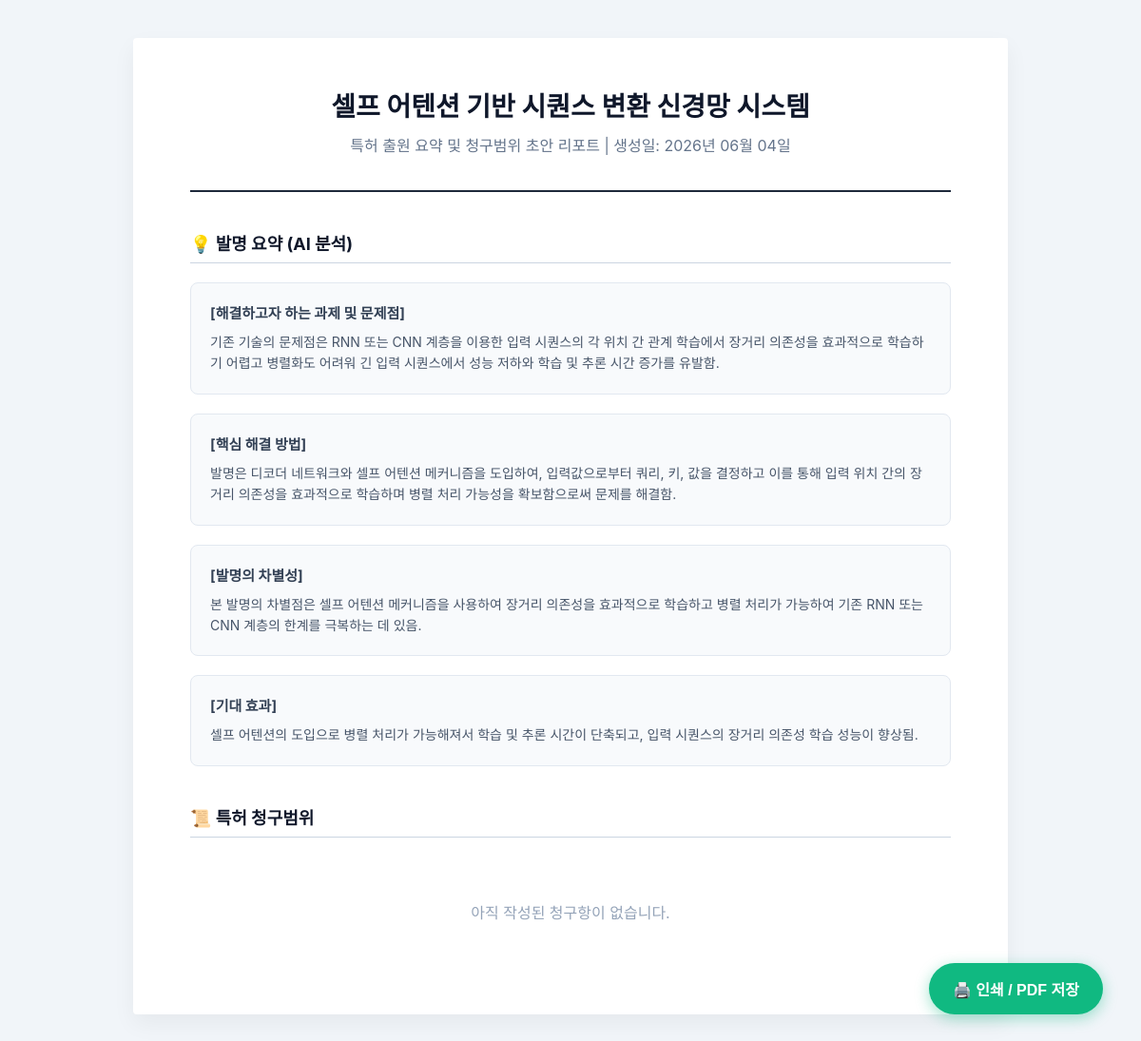
The page /workspace/workstation/41/report/ (signed in) on the database as committed earlier.
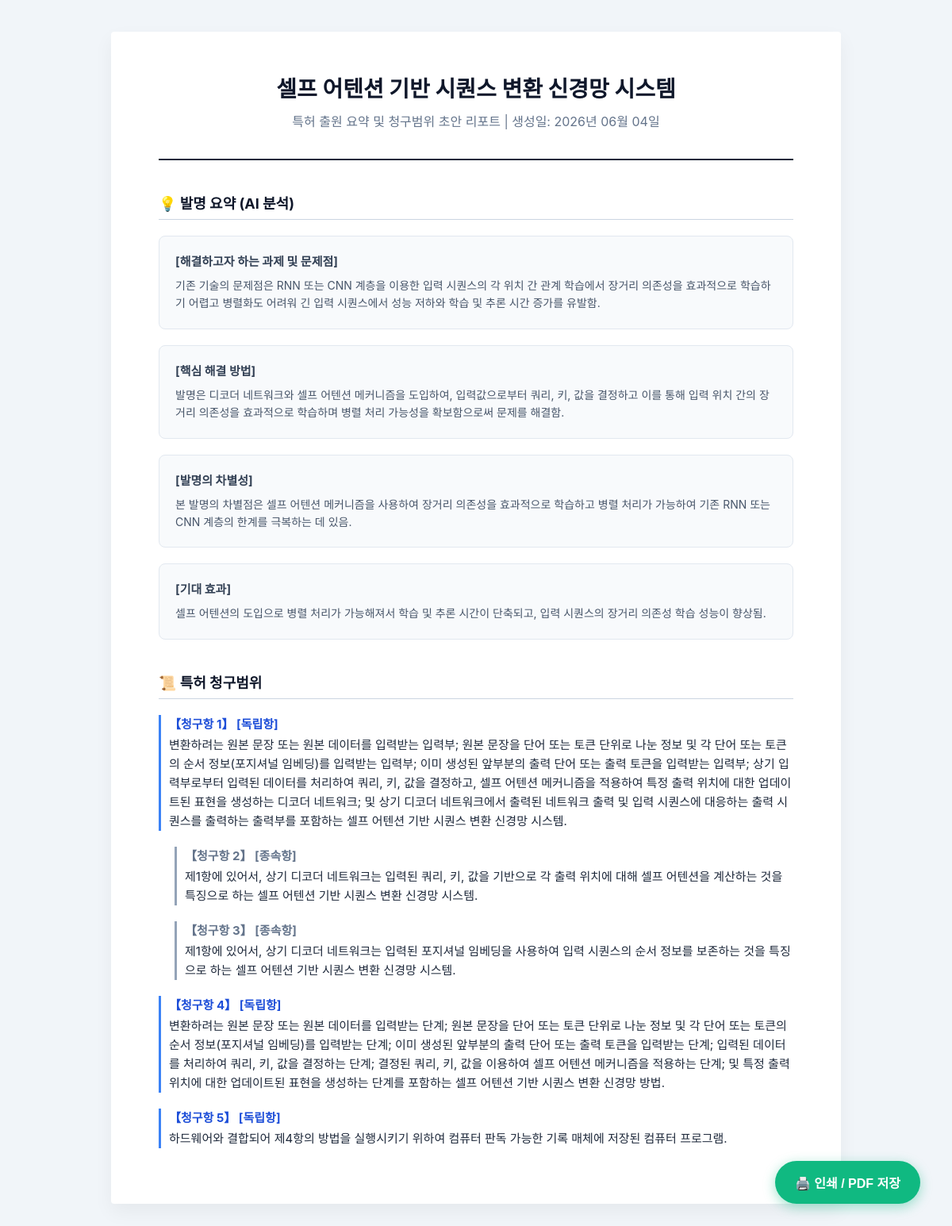
The same page on the database as committed later.
### workspace/models.py (models this page shows, shortened)
class PatentProject(models.Model):
    STATUS_CHOICES = (
        ('draft', '초안 작성중'),
        ('agent_processing', 'AI 처리중'),
        ('review', '변리사 검토중'),
        ('done', '완료'),
    )
    title = models.CharField(max_length=200, verbose_name="프로젝트명")
    owner = models.ForeignKey(User, on_delete=models.CASCADE, related_name='projects')
    status = models.CharField(max_length=20, choices=STATUS_CHOICES, default='draft')
    original_data_hash = models.CharField(max_length=64, blank=True, null=True) # 원본 데이터의 해시값을 저장하는 필드 (중복 방지 및 변경 감지용)
    created_at = models.DateTimeField(auto_now_add=True)
    updated_at = models.DateTimeField(auto_now=True)

class ConsultationState(models.Model):
    project = models.OneToOneField(PatentProject, on_delete=models.CASCADE, related_name='consultation_state')
    phase = models.IntegerField(default=1)
    collecting_steps = models.BooleanField(default=False)
    ext_problem = models.TextField(blank=True, null=True)
    ext_solution = models.TextField(blank=True, null=True)
    ext_differentiation = models.TextField(blank=True, null=True)
    ext_effect = models.TextField(blank=True, null=True)

class PatentClaim(models.Model):
    project = models.ForeignKey(PatentProject, on_delete=models.CASCADE, related_name='claims')
    claim_no = models.IntegerField(verbose_name="청구항 번호")
    is_dependent = models.BooleanField(default=False, verbose_name="종속항 여부")
    cited_claim_no = models.JSONField(default=list, blank=True, verbose_name="인용항 번호 목록")
    category = models.CharField(max_length=50, verbose_name="카테고리(방법/시스템 등)")
    content = models.TextField(verbose_name="청구항 내용")
    created_at = models.DateTimeField(auto_now_add=True)
    class Meta:
        ordering = ['claim_no']

### workspace/views.py (the view)
# urls.py: path('workstation/<int:project_id>/report/', views.patent_report_view, name='patent_report'),
@login_required(login_url='/accounts/login/')
def patent_report_view(request, project_id):
    project = get_object_or_404(PatentProject, id=project_id, owner=request.user)
    state = get_object_or_404(ConsultationState, project=project)
    invention_input = getattr(project, 'inventioninput', None)
    claims = project.claims.all().order_by('claim_no')
    consultation_state = getattr(project, 'consultationstate', None)
    context = {
        'project': project,
        'state': state,
        'invention_input': invention_input,
        'consultation_state': consultation_state,
        'claims': claims
    }
    return render(request, 'workspace/report.html', context)

### workspace/templates/workspace/report.html (shortened to what this page needs)
<!DOCTYPE html>
<html lang="ko">
<head>
</head>
<body>
    <button class="print-btn" onclick="window.print()">🖨️ 인쇄 / PDF 저장</button>
    <div class="report-container">
        <div class="header">
            <h1>{{ project.title }}</h1>
            <p>특허 출원 요약 및 청구범위 초안 리포트 | 생성일: {% now "Y년 m월 d일" %}</p>
        </div>
        <div class="section-title">💡 발명 요약 (AI 분석)</div>
        <div class="content-box">
            <h4>[해결하고자 하는 과제 및 문제점]</h4>
            <p>{{ state.ext_problem|default:"내용이 없습니다." }}</p>
        </div>
        <div class="content-box">
            <h4>[핵심 해결 방법]</h4>
            <p>{{ state.ext_solution|default:"내용이 없습니다." }}</p>
        </div>
        <div class="content-box">
            <h4>[발명의 차별성]</h4>
            <p>{{ state.ext_differentiation|default:"내용이 없습니다." }}</p>
        </div>
        <div class="content-box">
            <h4>[기대 효과]</h4>
            <p>{{ state.ext_effect|default:"내용이 없습니다." }}</p>
        </div>
        <div class="section-title">📜 특허 청구범위</div>
        {% if claims %}
            {% for c in claims %}
            <div class="claim-item {% if c.is_dependent %}dependent{% endif %}">
                <h4 style="margin: 0 0 5px 0; font-size: 15px; color: {% if c.is_dependent %}#64748b{% else %}#1d4ed8{% endif %};">
                    【청구항 {{ c.claim_no }}】 {% if c.is_dependent %}[종속항]{% else %}[독립항]{% endif %}
                </h4>
                <p style="margin: 0; line-height: 1.6; font-size: 15px;">{{ c.content }}</p>
            </div>
            {% endfor %}
        {% else %}
            <div style="text-align: center; color: #94a3b8; padding: 30px;">
                <p>아직 작성된 청구항이 없습니다.</p>
            </div>
        {% endif %}
    </div>
</body>
</html>

### workspace/templates/workspace/report.html (style rules this page uses)
body { background-color: #f1f5f9; color: #1e293b; font-family: 'Pretendard', -apple-system, BlinkMacSystemFont, "Segoe UI", Roboto, sans-serif; margin: 0; padding: 40px 20px; }
.report-container { max-width: 800px; margin: 0 auto; background: white; padding: 50px 60px; box-shadow: 0 10px 25px rgba(0,0,0,0.05); border-radius: 4px; }
.header { text-align: center; border-bottom: 2px solid #1e293b; padding-bottom: 20px; margin-bottom: 40px; }
.header h1 { margin: 0; font-size: 28px; color: #0f172a; }
.header p { color: #64748b; margin-top: 10px; }
.section-title { font-size: 18px; font-weight: bold; color: #0f172a; border-bottom: 1px solid #cbd5e1; padding-bottom: 8px; margin-top: 40px; margin-bottom: 20px; display: flex; align-items: center; gap: 8px; }
.content-box { background: #f8fafc; border: 1px solid #e2e8f0; padding: 20px; border-radius: 8px; margin-bottom: 20px; }
.content-box h4 { margin: 0 0 10px 0; color: #334155; font-size: 15px; }
.content-box p { margin: 0; line-height: 1.6; font-size: 14px; color: #475569; white-space: pre-wrap; }
.claim-item { margin-bottom: 20px; padding-left: 10px; border-left: 3px solid #3b82f6; }
.claim-item.dependent { border-left-color: #94a3b8; margin-left: 20px; }
.print-btn { position: fixed; bottom: 40px; right: 40px; background: #10b981; color: white; border: none; padding: 15px 25px; border-radius: 50px; font-size: 16px; font-weight: bold; cursor: pointer; box-shadow: 0 4px 15px rgba(16, 185, 129, 0.4); transition: 0.2s; }

Rows that differ between the two databases and show on the page:
added PatentClaim: claim_no "1", is_dependent "[독립항]", content "변환하려는 원본 문장 또는 원본 데이터를 입력받는 입력부; 원본 문장을 단어 또는 토큰 단위로 나눈 정보 및 각 단어 또는 토큰의 순서 정보(포지셔널 임베딩)를 입력받는 입력부; 이미 생성된 앞부분의 출력 단어 또는 출력 토큰을 입력받는 입력부; 상기 입력부로부터 입력된 데이터를 처리하여 쿼리, 키, 값을 결정하고, 셀프 어텐션 메커니즘을 적용하여 특정 출력 위치에 대한 업데이트된 표현을 생성하는 디코더 네트워크; 및 상기 디코더 네트워크에서 출력된 네트워크 출력 및 입력 시퀀스에 대응하는 출력 시퀀스를 출력하는 출력부를 포함하는 셀프 어텐션 기반 시퀀스 변환 신경망 시스템."
added PatentClaim: claim_no "2", is_dependent "[종속항]", content "제1항에 있어서, 상기 디코더 네트워크는 입력된 쿼리, 키, 값을 기반으로 각 출력 위치에 대해 셀프 어텐션을 계산하는 것을 특징으로 하는 셀프 어텐션 기반 시퀀스 변환 신경망 시스템."
added PatentClaim: claim_no "3", is_dependent "[종속항]", content "제1항에 있어서, 상기 디코더 네트워크는 입력된 포지셔널 임베딩을 사용하여 입력 시퀀스의 순서 정보를 보존하는 것을 특징으로 하는 셀프 어텐션 기반 시퀀스 변환 신경망 시스템."
added PatentClaim: claim_no "4", is_dependent "[독립항]", content "변환하려는 원본 문장 또는 원본 데이터를 입력받는 단계; 원본 문장을 단어 또는 토큰 단위로 나눈 정보 및 각 단어 또는 토큰의 순서 정보(포지셔널 임베딩)를 입력받는 단계; 이미 생성된 앞부분의 출력 단어 또는 출력 토큰을 입력받는 단계; 입력된 데이터를 처리하여 쿼리, 키, 값을 결정하는 단계; 결정된 쿼리, 키, 값을 이용하여 셀프 어텐션 메커니즘을 적용하는 단계; 및 특정 출력 위치에 대한 업데이트된 표현을 생성하는 단계를 포함하는 셀프 어텐션 기반 시퀀스 변환 신경망 방법."
added PatentClaim: claim_no "5", is_dependent "[독립항]", content "하드웨어와 결합되어 제4항의 방법을 실행시키기 위하여 컴퓨터 판독 가능한 기록 매체에 저장된 컴퓨터 프로그램."
Other text that changed with them:
text no longer shown: "아직 작성된 청구항이 없습니다."
